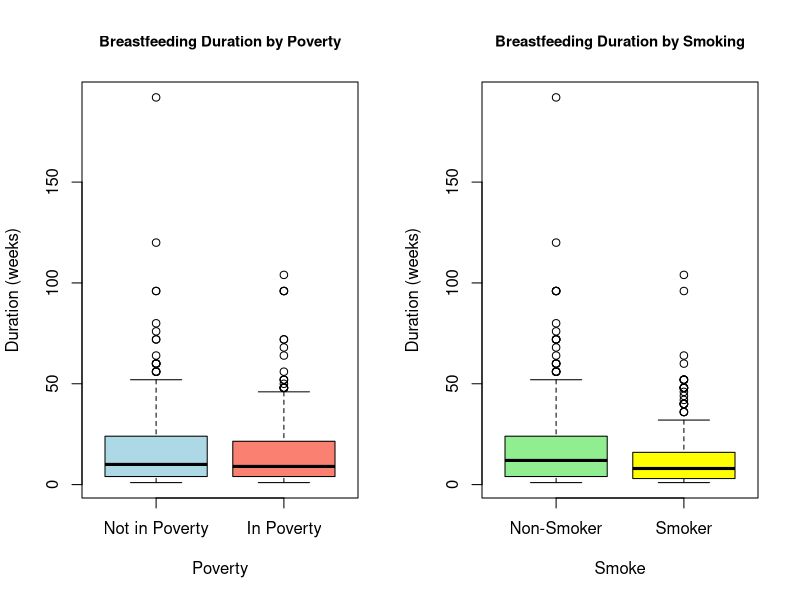
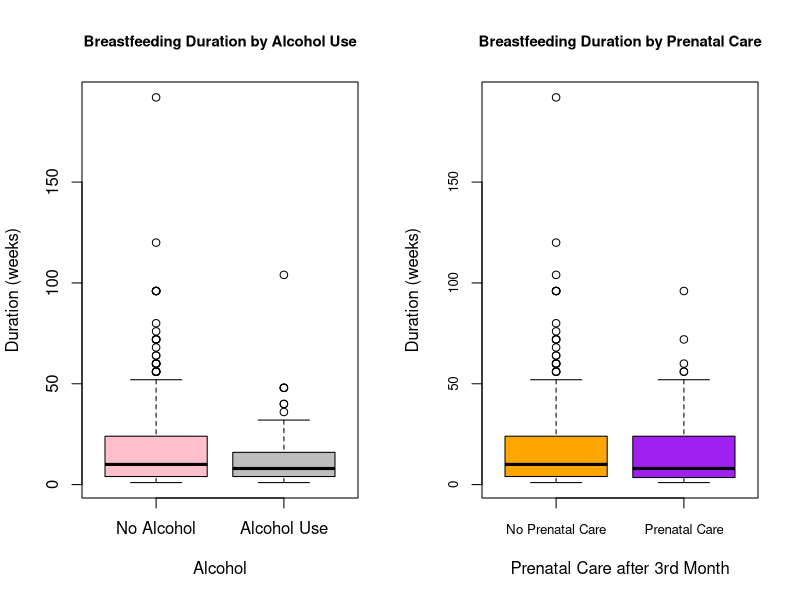
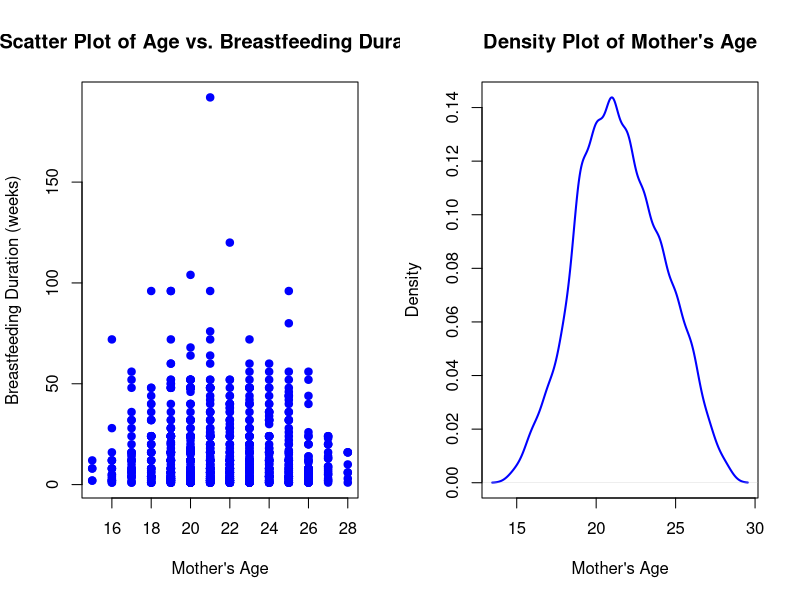
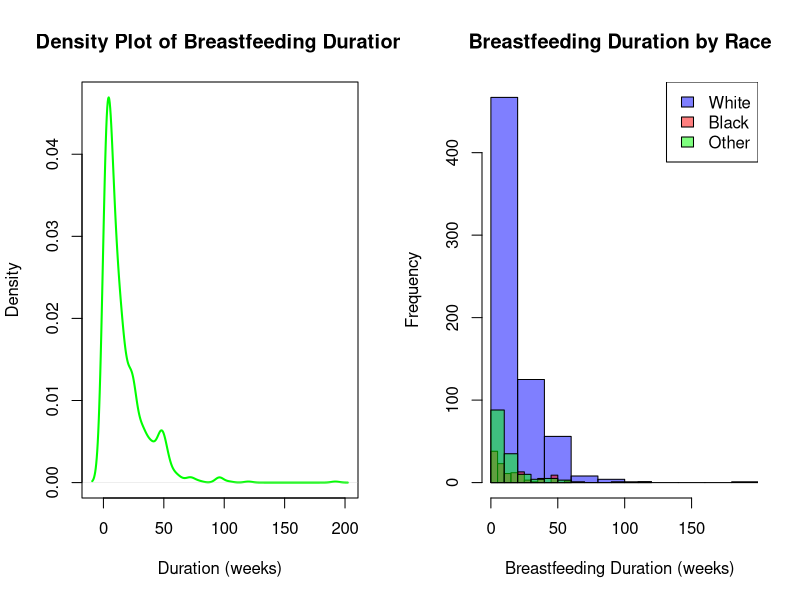
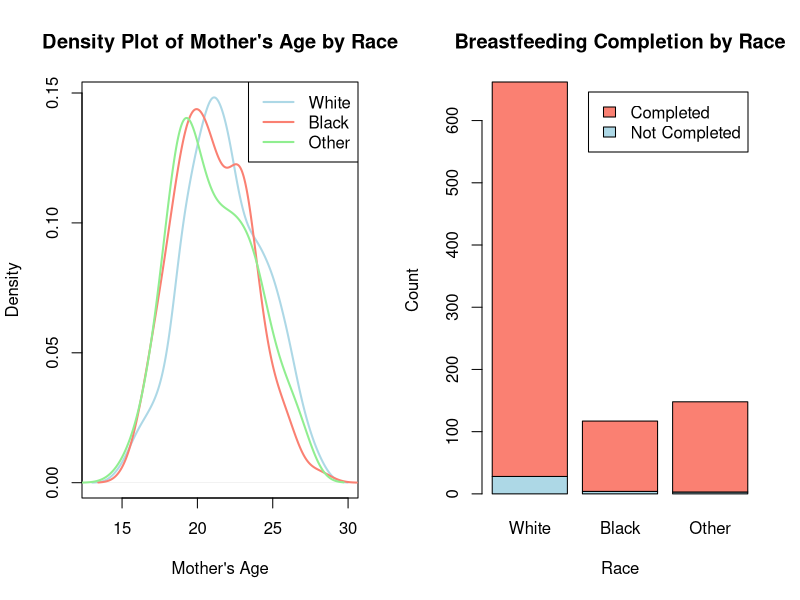
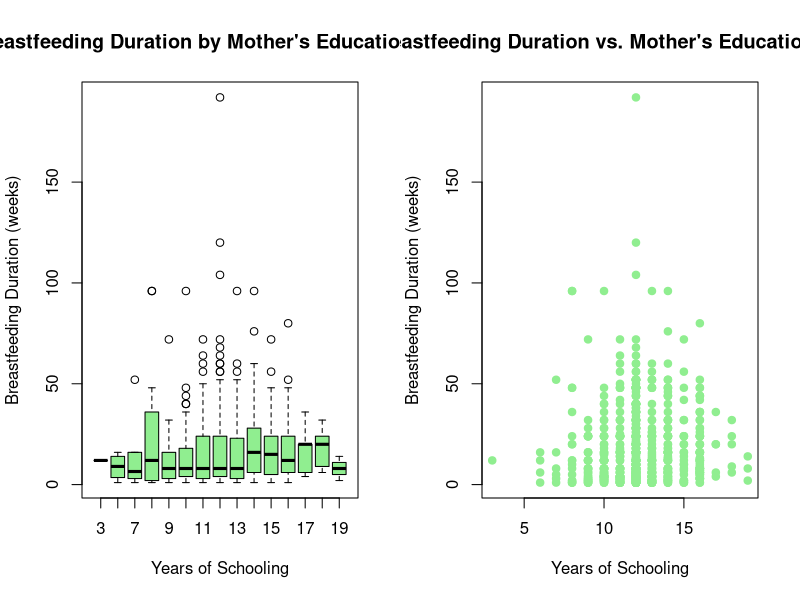
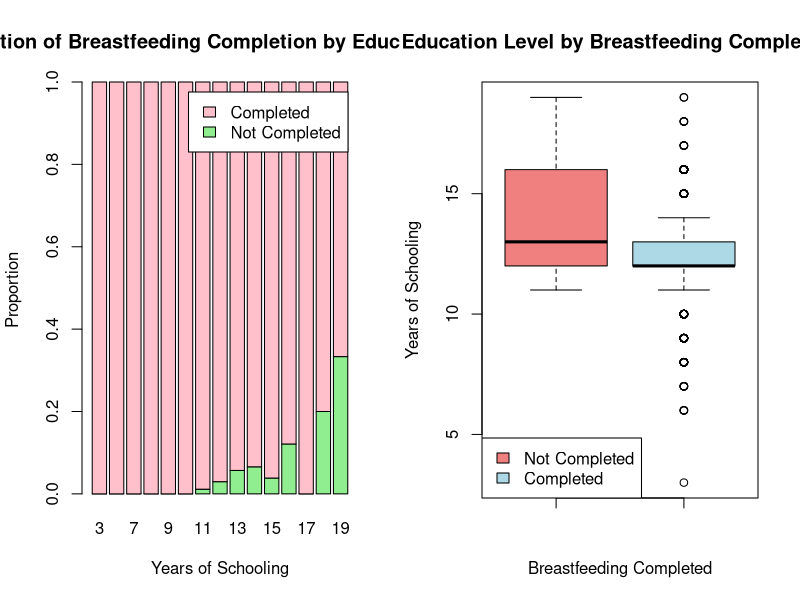
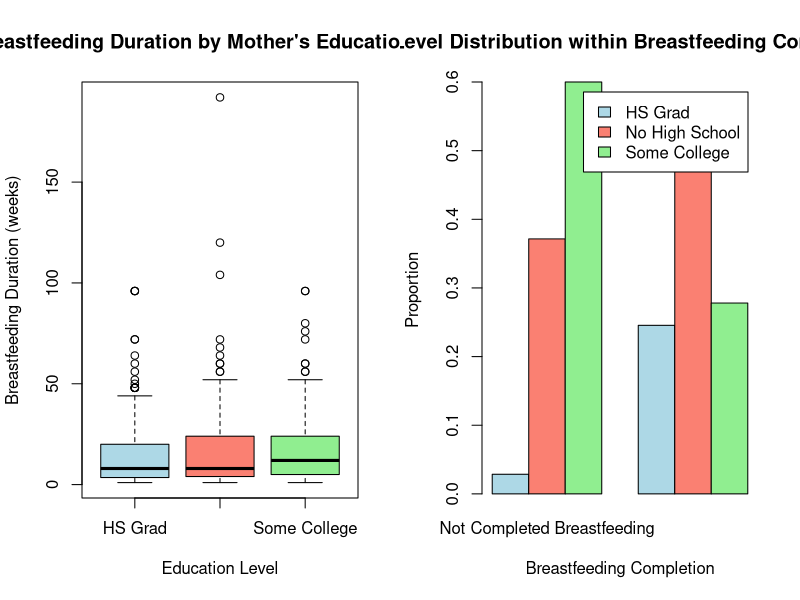

The R source for these figures, in order:
## ---- chunk 1
knitr::opts_chunk$set(echo = TRUE)
## ---- chunk 2
library(KMsurv)
library(dplyr)
data(bfeed)
## ---- chunk 3
par(mfrow=c(1,2)) 



# Boxplot for Breastfeeding Duration by Poverty
boxplot(bfeed$duration ~ bfeed$poverty, 
        main="Breastfeeding Duration by Poverty", 
        ylab="Duration (weeks)", 
        xlab="Poverty", 
        col=c("lightblue", "salmon"),
        names=c("Not in Poverty", "In Poverty"),
        cex.main=0.9) # 

# Boxplot for Breastfeeding Duration by Smoking
boxplot(bfeed$duration ~ bfeed$smoke, 
        main="Breastfeeding Duration by Smoking", 
        ylab="Duration (weeks)", 
        xlab="Smoke", 
        col=c("lightgreen", "yellow"),
        names=c("Non-Smoker", "Smoker"),
        cex.main=0.9) # 

# Boxplot for Breastfeeding Duration by Alcohol Use
boxplot(bfeed$duration ~ bfeed$alcohol, 
        main="Breastfeeding Duration by Alcohol Use", 
        ylab="Duration (weeks)", 
        xlab="Alcohol", 
        col=c("pink", "gray"),
        names=c("No Alcohol", "Alcohol Use"),
        cex.main=0.9) # 

# Boxplot for Breastfeeding Duration by Prenatal Care
boxplot(bfeed$duration ~ bfeed$pc3mth, 
        main="Breastfeeding Duration by Prenatal Care", 
        ylab="Duration (weeks)", 
        xlab="Prenatal Care after 3rd Month", 
        col=c("orange", "purple"),
        names=c("No Prenatal Care", "Prenatal Care"),
        cex.main=0.9, cex.axis=.8) # 


## ---- chunk 4
#eda



plot(bfeed$agemth, bfeed$duration, main="Scatter Plot of Age vs. Breastfeeding Duration", xlab="Mother's Age", ylab="Breastfeeding Duration (weeks)", pch=19, col="blue")

plot(density(bfeed$agemth, na.rm = TRUE), main="Density Plot of Mother's Age", xlab="Mother's Age", ylab="Density", col="blue", lwd=2)

plot(density(bfeed$duration, na.rm = TRUE), main="Density Plot of Breastfeeding Duration", xlab="Duration (weeks)", ylab="Density", col="green", lwd=2)
## ---- chunk 5
# Plot the first histogram (for white)
hist(bfeed$duration[bfeed$race == 1], 
     main="Breastfeeding Duration by Race", 

     xlim=range(bfeed$duration), 
     col=rgb(0, 0, 1, 0.5),  # Light blue with transparency
     xlab="Breastfeeding Duration (weeks)", 
     ylab="Frequency")

# Add the second histogram (for black)
hist(bfeed$duration[bfeed$race == 2], 
     col=rgb(1, 0, 0, 0.5),  # Red with transparency
     add=T)  # Add to the existing plot

# Add the third histogram (for other)
hist(bfeed$duration[bfeed$race == 3], 
     col=rgb(0, 1, 0, 0.5),  # Green with transparency
     add=T)  # Add to the existing plot

# Add a legend
legend("topright", 
       legend=c("White", "Black", "Other"), 
       fill=c(rgb(0, 0, 1, 0.5), rgb(1, 0, 0, 0.5), rgb(0, 1, 0, 0.5)))


## ---- chunk 6


plot(density(bfeed$agemth[bfeed$race == 1], na.rm = TRUE), main="Density Plot of Mother's Age by Race", xlab="Mother's Age", ylab="Density", col="lightblue", lwd=2)
lines(density(bfeed$agemth[bfeed$race == 2], na.rm = TRUE), col="salmon", lwd=2)
lines(density(bfeed$agemth[bfeed$race == 3], na.rm = TRUE), col="lightgreen", lwd=2)
legend("topright", legend=c("White", "Black", "Other"), col=c("lightblue", "salmon", "lightgreen"), lwd=2)


## ---- chunk 7
# Create a table for breastfeeding completion by race
race_completion_table <- table(bfeed$delta, bfeed$race)
# Barplot with descriptive x-axis labels
barplot(race_completion_table, 
        main="Breastfeeding Completion by Race", 
        xlab="Race", 
        ylab="Count", 
        beside=FALSE, 
        col=c("lightblue", "salmon"), 
        legend=c("Not Completed", "Completed"),
        names.arg=c("White", "Black", "Other"))

## ---- chunk 8
boxplot(bfeed$duration ~ bfeed$yschool, 
        main="Breastfeeding Duration by Mother's Education Level", 
        xlab="Years of Schooling", 
        ylab="Breastfeeding Duration (weeks)", 
        col="lightgreen")

plot(bfeed$yschool, bfeed$duration, 
     main="Breastfeeding Duration vs. Mother's Education Level", 
     xlab="Years of Schooling", 
     ylab="Breastfeeding Duration (weeks)", 
     pch=19, 
     col="lightgreen")

barplot(prop.table(table(bfeed$delta, bfeed$yschool), 2), 
        main="Proportion of Breastfeeding Completion by Education Level", 
        xlab="Years of Schooling", 
        ylab="Proportion", 
        col=c("lightgreen", "pink"), 
        legend=c("Not Completed", "Completed"), 
        beside=FALSE)
## ---- chunk 9

# Box Plot of Education Level by Breastfeeding Completion
boxplot(bfeed$yschool ~ bfeed$delta, 
        main="Education Level by Breastfeeding Completion", 
        ylab="Years of Schooling", 
        xlab="Breastfeeding Completed",
        col=c("lightcoral", "lightblue"),
        names=c(" ", " ")) 

# Adding a legend
legend("bottomleft", 
       legend=c("Not Completed", "Completed"), 
       fill=c("lightcoral", "lightblue"))

## ---- chunk 10
#add data
data('bfeed')
bfeed1 <- bfeed %>% 
  mutate(race = case_when(race == 1 ~ "white",
                          race == 2 ~ "black", 
                          race == 3 ~ "other") %>% 
           factor(levels = c("white", "black", "other"), ordered = T),
         poverty = factor(poverty, levels = c(1,0), labels = c("yes", "no")),
         smoke = factor(smoke, levels = c(1,0), labels = c("yes", "no")),
         alcohol = factor(alcohol, levels = c(1,0), labels = c("yes", "no")),
         pc3mth = factor(pc3mth, levels = c(1,0), labels = c("yes", "no")),
         yschool = case_when(yschool < 12 ~ "noHS",
                             yschool == 12 ~ "HSgrad", 
                             yschool > 12 ~ "someCollege") %>% 
           factor(levels = c("noHS", "HSgrad", "someCollege"), ordered = T)
         )

str(bfeed1)
## ---- chunk 11
boxplot(bfeed1$duration ~ bfeed1$yschool, 
        main="Breastfeeding Duration by Mother's Education Level", 
        xlab="Education Level", 
        ylab="Breastfeeding Duration (weeks)", 
        col=c("lightblue", "salmon", "lightgreen"),
        names=c("HS Grad", "No High School", "Some College"))

## ---- chunk 12
barplot(prop.table(table(bfeed1$yschool, bfeed1$delta), 2), 
        main="Education Level Distribution within Breastfeeding Completion Status", 
        xlab="Breastfeeding Completion", 
        ylab="Proportion", 
        col=c("lightblue", "salmon", "lightgreen"), 
        legend=c("HS Grad", "No High School", "Some College"),
        names.arg=c("Not Completed Breastfeeding", "Completed Breastfeeding"),
        beside=TRUE)


## ---- chunk 13


#eda tables
## ---- chunk 14

#km curves
## ---- chunk 15
#model


#model criterial / assesment
## ---- chunk 16

#aic
#stepAIC()

#drop1



#new model


## ---- chunk 17

#model diagnostics
## ---- chunk 18


